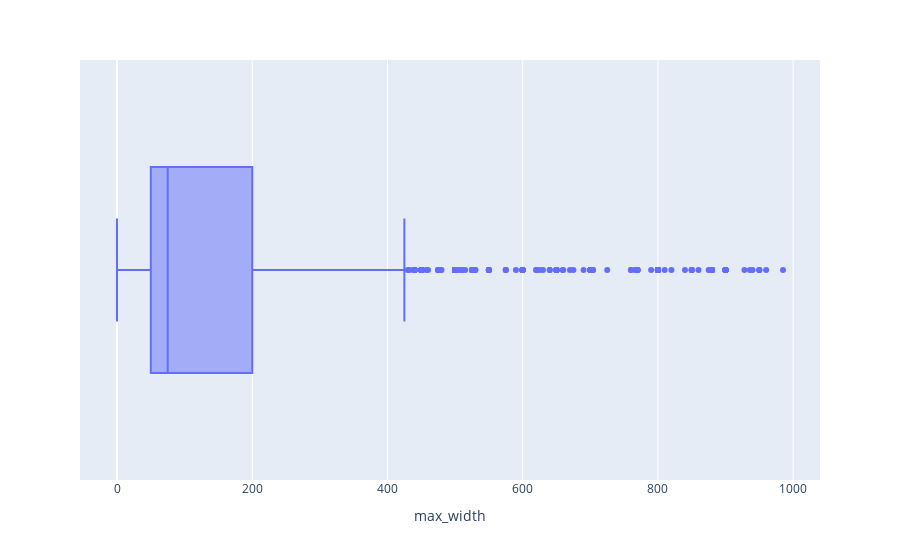

Notebook code for this chart:
### Code cell
px.box(df, x="max_width")

### Figure 1 — Plotly figure (JSON) as saved in the notebook; plotly's stock layout.template omitted (floating-point values rounded to 4 significant figures; data arrays with more than 128 entries replaced by an {"elided": "..."} marker saying what was removed)
{"data": [{"alignmentgroup": "True", "hovertemplate": "max_width=%{x}<extra></extra>", "legendgroup": "", "marker": {"color": "#636efa"}, "name": "", "notched": false, "offsetgroup": "", "orientation": "h", "showlegend": false, "type": "box", "x": {"elided": "3748 float values"}, "x0": " ", "xaxis": "x", "y0": " ", "yaxis": "y"}], "layout": {"boxmode": "group", "legend": {"tracegroupgap": 0}, "margin": {"t": 60}, "xaxis": {"anchor": "y", "domain": [0, 1], "title": {"text": "max_width"}}, "yaxis": {"anchor": "x", "domain": [0, 1]}}}
